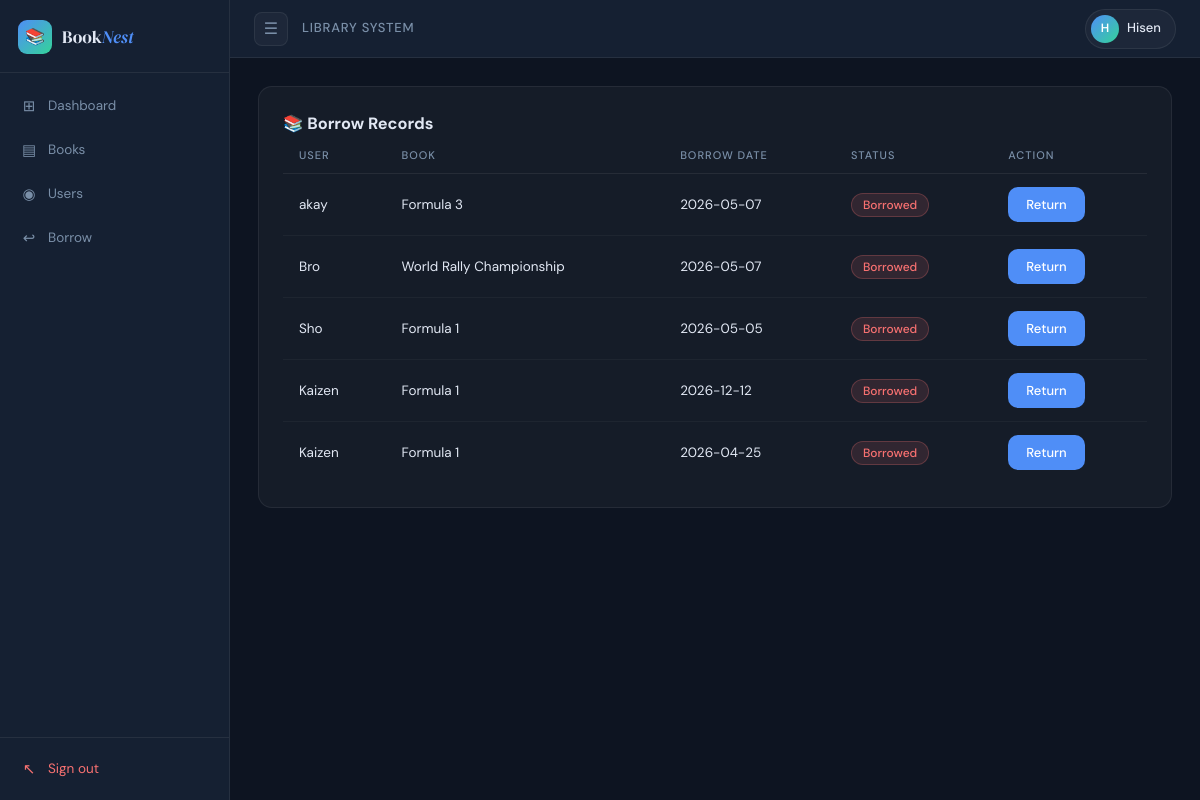
/return.php (signed in), run on the app's committed database.
### tables this page shows
CREATE TABLE `borrow_records` (
  `id` int(11) NOT NULL,
  `user_name` varchar(255) NOT NULL,
  `book_id` int(11) DEFAULT NULL,
  `borrow_date` date DEFAULT NULL,
  `return_date` date DEFAULT NULL,
  `status` enum('Borrowed','Returned') DEFAULT 'Borrowed'
);

CREATE TABLE `books` (
  `id` int(11) NOT NULL,
  `title` varchar(255) NOT NULL,
  `author` varchar(255) NOT NULL,
  `status` enum('Available','Borrowed') DEFAULT 'Available'
);

### return.php (the view, shortened to what this page needs)
<?php
include 'db.php';
include 'header.php';
?>
<div class="container">
  <div class="card">
    <div class="table-header">
      <h3>📚 Borrow Records</h3>
    </div>
    <table class="styled-table">
      <thead>
        <tr>
          <th>User</th>
          <th>Book</th>
          <th>Borrow Date</th>
          <th>Status</th>
          <th>Action</th>
        </tr>
      </thead>
      <tbody>
        <?php
        $res = $conn->query("
          SELECT br.*, b.title
          FROM borrow_records br
          JOIN books b ON br.book_id = b.id
          ORDER BY br.id DESC
        ");
        while($row = $res->fetch_assoc()):
        ?>
        <tr>
          <td><?= htmlspecialchars($row['user_name']) ?></td>
          <td><?= htmlspecialchars($row['title']) ?></td>
          <td><?= $row['borrow_date'] ?></td>
          <td>
            <span class="badge <?= $row['status']=='Borrowed' ? 'warn' : 'ok' ?>">
              <?= $row['status'] ?>
            </span>
          </td>
          <td>
            <?php if($row['status']=="Borrowed"): ?>
              <a href="return.php?return=<?= $row['id'] ?>"
                 class="btn-primary"
                 onclick="return confirm('Return this book?')">
                 Return
              </a>
            <?php else: ?>
              <span class="badge ok">Returned</span>
            <?php endif; ?>
          </td>
        </tr>
        <?php endwhile; ?>
      </tbody>
    </table>
  </div>
</div>
<?php include 'footer.php'; ?>

### style.css (style rules this page uses)
*, *::before, *::after { box-sizing: border-box; margin: 0; padding: 0; }
a { text-decoration: none; color: inherit; }
.container { width: 100%; margin: 0 auto; }
.card { background: var(--card-bg); border: 0.5px solid var(--border); border-radius: var(--radius-lg); padding: 24px; margin-bottom: 20px; }
table { width: 100%; border-collapse: collapse; }
thead tr { border-bottom: 0.5px solid var(--border); }
th { padding: 11px 16px; text-align: left; font-size: 11px; font-weight: 500; color: var(--text-muted); letter-spacing: 0.09em; text-transform: uppercase; background: transparent; }
td { padding: 13px 16px; font-size: 13.5px; border-bottom: 0.5px solid var(--border-soft); color: var(--text); }
tbody tr:last-child td { border-bottom: none; }
tr:nth-child(even) { background: transparent; }
.badge { display: inline-flex; align-items: center; padding: 3px 11px; border-radius: 20px; font-size: 12px; font-weight: 500; }
.badge.warn, .badge.borrowed { background: var(--red-dim); color: var(--red); border: 0.5px solid rgba(248, 113, 113, 0.25); }
button, .btn-primary { display: inline-flex; align-items: center; gap: 6px; background: var(--accent); color: white; padding: 9px 18px; border: none; border-radius: var(--radius); cursor: pointer; font-family: var(--sans); font-size: 13px; font-weight: 500; transition: all 0.15s ease; text-decoration: none; white-space: nowrap; }

### data on the page
borrow_records: user_name "akay", book.title "Formula 3", borrow_date "2026-05-07", status "Borrowed"
borrow_records: user_name "Bro", book.title "World Rally Championship", borrow_date "2026-05-07", status "Borrowed"
borrow_records: user_name "Sho", book.title "Formula 1", borrow_date "2026-05-05", status "Borrowed"
borrow_records: user_name "Kaizen", book.title "Formula 1", borrow_date "2026-12-12", status "Borrowed"
borrow_records: user_name "Kaizen", book.title "Formula 1", borrow_date "2026-04-25", status "Borrowed"

### other printed values
$initial "H"
$name "Hisen"
